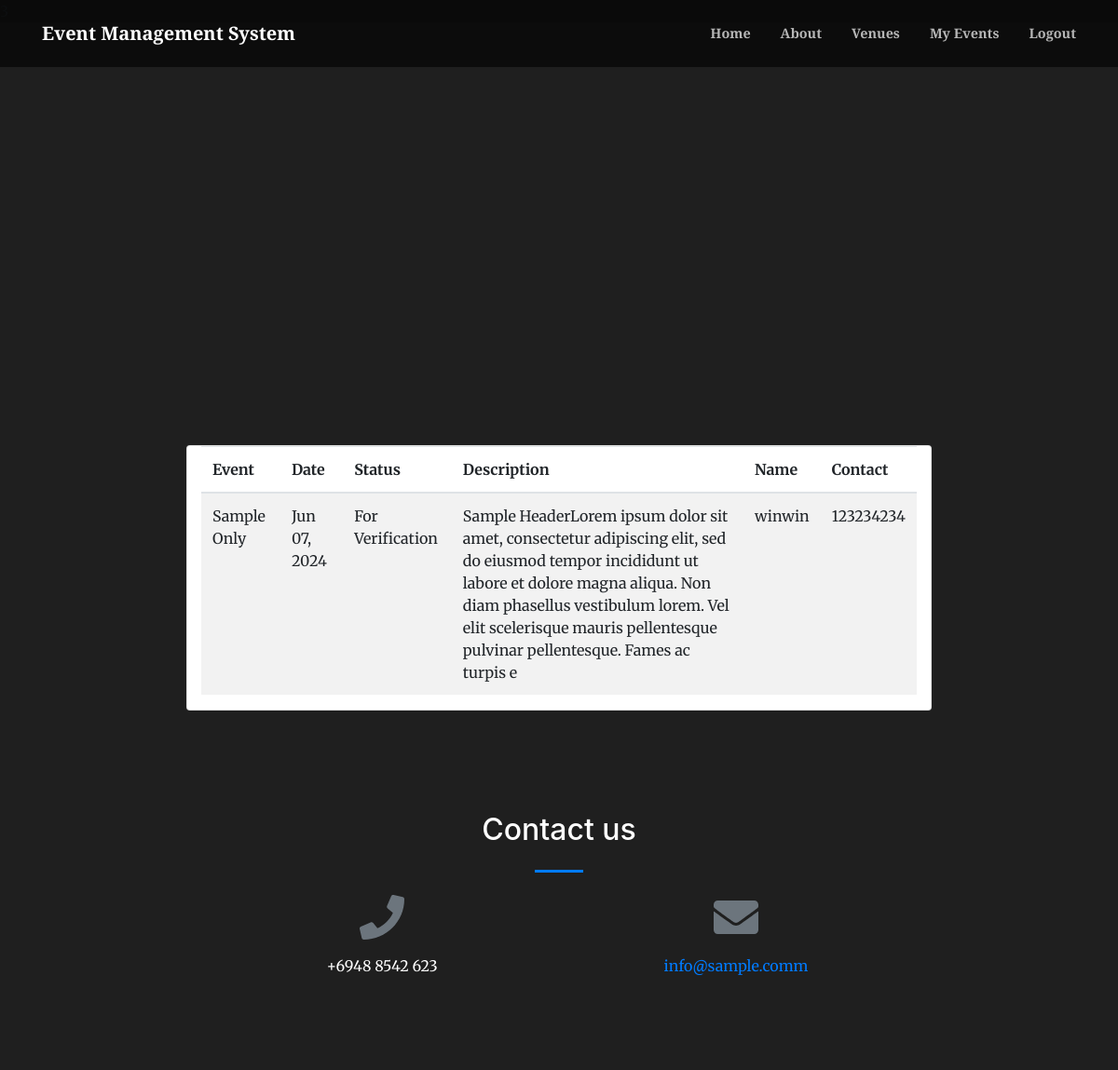
The app's page /index.php?page=my_events (signed in) with its own data.
### tables this page shows
CREATE TABLE `audience` (
  `id` int(11) NOT NULL,
  `name` text NOT NULL,
  `contact` varchar(50) NOT NULL,
  `email` varchar(100) NOT NULL,
  `address` text NOT NULL,
  `event_id` int(30) NOT NULL,
  `payment_status` tinyint(1) NOT NULL DEFAULT 0 COMMENT '0= pending, 1 =Paid',
  `attendance_status` tinyint(1) NOT NULL DEFAULT 0 COMMENT '1= present',
  `status` tinyint(1) NOT NULL DEFAULT 0 COMMENT '0 = for verification,  1 = confirmed,2= declined',
  `date_created` datetime NOT NULL DEFAULT current_timestamp(),
  `user_id` int(11) DEFAULT NULL
);

CREATE TABLE `events` (
  `id` int(30) NOT NULL,
  `venue_id` int(30) NOT NULL,
  `event` text NOT NULL,
  `description` text NOT NULL,
  `schedule` datetime NOT NULL,
  `type` tinyint(1) NOT NULL DEFAULT 1 COMMENT '1=Public, 2-Private',
  `audience_capacity` int(30) NOT NULL,
  `payment_type` tinyint(1) NOT NULL DEFAULT 1 COMMENT '1=Free,payable',
  `amount` double NOT NULL DEFAULT 0,
  `banner` text NOT NULL,
  `date_created` datetime NOT NULL,
  `status` varchar(255) DEFAULT 'AVAILABLE'
);

### my_events.php (the view, shortened to what this page needs)
<!DOCTYPE html>
<html lang="en">
<?php
include('admin/db_connect.php');
$user_events =  $conn->query("SELECT a.*,e.event, e.schedule, e.description FROM audience a inner join events e on e.id = a.event_id where a.user_id = {$_SESSION['login_id']} ");
$result = $user_events->fetch_all(MYSQLI_ASSOC);
?>
<head>
</head>
<body>
  <main id="main" class=" bg-dark">
  		<div id="login-right">
            <div class="card col-md-8">
                <table class="table table-striped">
                    <thead>
                        <tr>
                            <th>Event</th>
                            <th>Date</th>
                            <th>Status</th>
                            <th>Description</th>
                            <th>Name</th>
                            <th>Contact</th>
                        </tr>
                    </thead>
                    <tbody>
                        <?php foreach($result as $row): ?>
                            <tr>
                                <td><?php echo $row['event']; ?></td>
                                <td><?php echo date("M d, Y",strtotime($row['schedule'])); ?></td>
                                <td>
                                    <?php
                                        $status = $row['status'];
                                        if ($status == 0) {
                                            echo "For Verification";
                                        } elseif ($status == 1) {
                                            echo "Confirmed";
                                        } elseif ($status == 2) {
                                            echo "Declined";
                                        }
                                    ?>
                                </td>
                                <td><?php echo substr(strip_tags(html_entity_decode($row['description'])), 0, 255); ?></td>
                                <td><?php echo $row['name']; ?></td>
                                <td><?php echo $row['contact']; ?></td>
                            </tr>
                        <?php endforeach; ?>
                    </tbody>
                </table>
            </div>
  		</div>
  </main>
</body>
</html>

### records on screen
audience: event.event "Sample Only", event.schedule "Jun 07, 2024", status "For Verification", event.description "Sample HeaderLorem ipsum dolor sit amet, consectetur adipiscing elit, sed do eiusmod tempor incididunt ut labore et dolore magna aliqua. Non diam phasellus vestibulum lorem. Vel elit scelerisque mauris pellentesque pulvinar pellentesque. Fames ac turpis e", name "winwin", contact "123234234"

### other values on screen
$_SESSION['system']['name'] "Event Management System"
$_SESSION['system']['contact'] "+6948 8542 623"
$_SESSION['system']['email'] "info@sample.comm"
